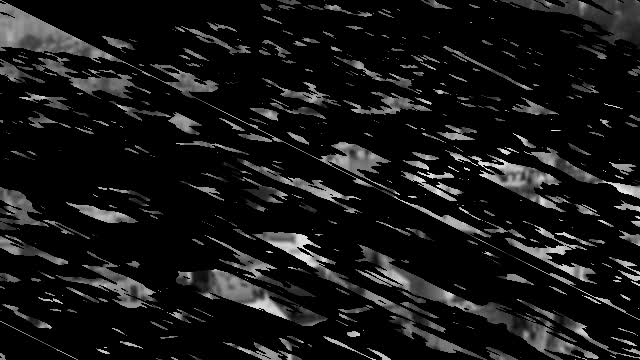
//> input picture frame 0 of GPU/videofilter/output.avi, 640 x 360 px, given in place of bourne.mp4, which was not available
$ ./videofilter   (built with g++ and OpenCV 4)
//> lines starting //> are read from the running program, lines starting //| are printed output that depends on the picture; after the words box and inside, x2 and y2 are one past the last pixel; in counts of white or black regions, pixels touching at a corner belong together; pictures that were not available may be replaced by others from this repository, and a replacement may not be noted
#include <stdio.h>
#include <stdlib.h>
#include <iostream> // for standard I/O
#include <fstream>
#include <time.h>
#include <CL/cl_ext.h>

using namespace cv;
using namespace std;
#define SHOW
int main(int, char**)
{
    VideoCapture camera("./bourne.mp4");
    if(!camera.isOpened())  // check if we succeeded
        return -1;

    const string NAME = "./output.avi";   // Form the new name with container
    int ex = static_cast<int>(CV_FOURCC('M','J','P','G'));
    Size S = Size((int) camera.get(CV_CAP_PROP_FRAME_WIDTH),    // Acquire input size
                  (int) camera.get(CV_CAP_PROP_FRAME_HEIGHT));
	//Size S =Size(1280,720);
	cout << "SIZE:" << S << endl;

    VideoWriter outputVideo;                                        // Open the output
        outputVideo.open(NAME, ex, 25, S, true);

    if (!outputVideo.isOpened())
    {
        cout  << "Could not open the output video for write: " << NAME << endl;
        return -1;
    }
	time_t start,end;
	double diff,tot;
	int count=0;
	const char *windowName = "filter";   // Name shown in the GUI window.
    #ifdef SHOW
    namedWindow(windowName); // Resizable window, might not work on Windows.
    #endif
    while (true) {
        Mat cameraFrame,displayframe;
		count=count+1;
		if(count > 299) break;
        camera >> cameraFrame;
//> cameraFrame is the input picture: 360 rows x 640 cols, CV_8UC3; min 0, max 255, mean 23.5
        Mat filterframe = Mat(cameraFrame.size(), CV_8UC3);
        Mat grayframe,edge_x,edge_y,edge,edge_inv;
    	cvtColor(cameraFrame, grayframe, CV_BGR2GRAY);
		time (&start);
    	GaussianBlur(grayframe, grayframe, Size(3,3),0,0);
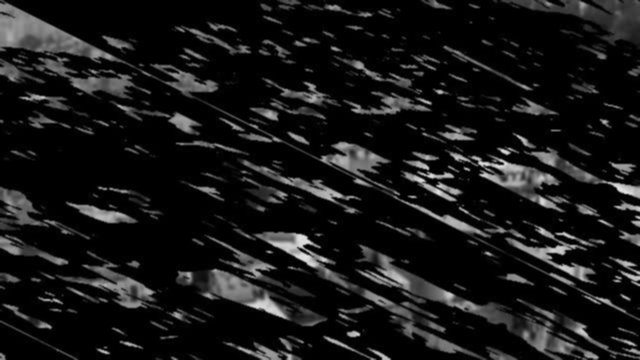
//> grayframe: 360 rows x 640 cols, CV_8UC1; min 0, max 229, mean 23.5
    	GaussianBlur(grayframe, grayframe, Size(3,3),0,0);
    	GaussianBlur(grayframe, grayframe, Size(3,3),0,0);
		Scharr(grayframe, edge_x, CV_8U, 0, 1, 1, 0, BORDER_DEFAULT );
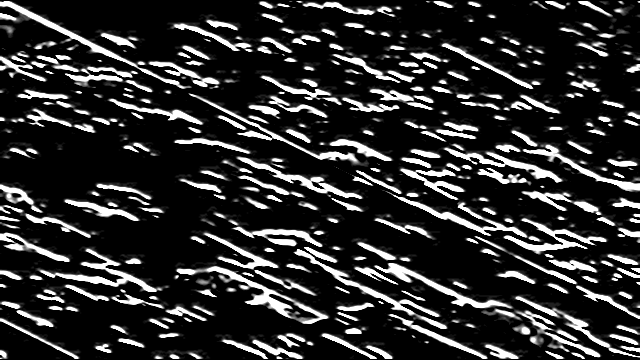
//> edge_x: 360 rows x 640 cols, CV_8UC1; min 0, max 255, mean 46.6
		Scharr(grayframe, edge_y, CV_8U, 1, 0, 1, 0, BORDER_DEFAULT );
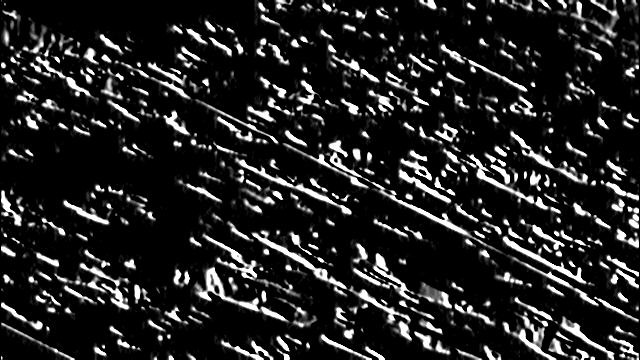
//> edge_y: 360 rows x 640 cols, CV_8UC1; min 0, max 255, mean 35.7
		addWeighted( edge_x, 0.5, edge_y, 0.5, 0, edge );
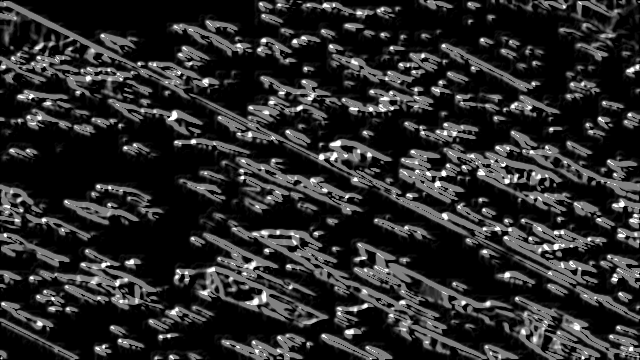
//> edge: 360 rows x 640 cols, CV_8UC1; min 0, max 255, mean 41.2
        threshold(edge, edge, 80, 255, THRESH_BINARY_INV);
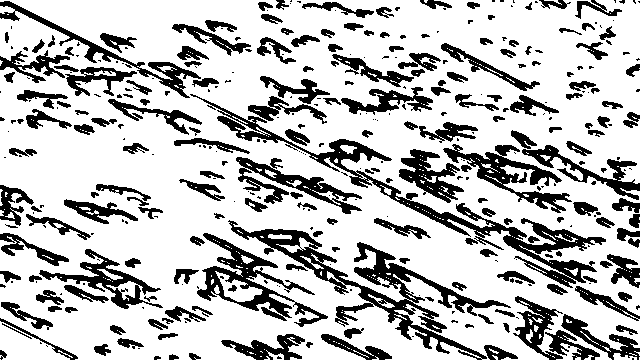
//> edge: 360 rows x 640 cols, CV_8UC1; 74.6% white; 373 black regions (179 under 20 px), largest, box (x1, y1, x2, y2) and area: (228, 220, 511, 360) 6119, (190, 94, 606, 288) 6020, (197, 233, 328, 327) 2964
		time (&end);
        cvtColor(edge, edge_inv, CV_GRAY2BGR);
    	// Clear the output image to black, so that the cartoon line drawings will be black (ie: not drawn).
    	memset((char*)displayframe.data, 0, displayframe.step * displayframe.rows);
		grayframe.copyTo(displayframe,edge);
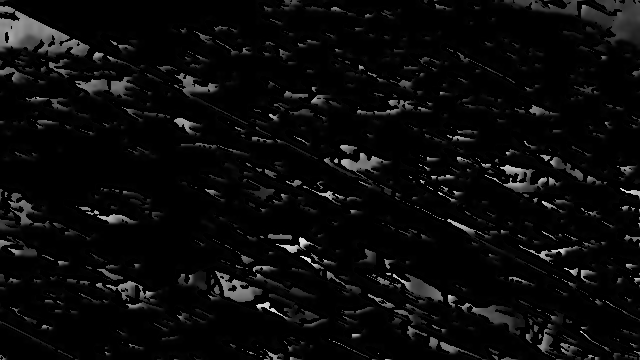
//> displayframe: 360 rows x 640 cols, CV_8UC1; min 0, max 224, mean 9.8
        cvtColor(displayframe, displayframe, CV_GRAY2BGR);
//> displayframe: 360 rows x 640 cols, CV_8UC3
		outputVideo << displayframe;
	#ifdef SHOW
        imshow(windowName, displayframe);
	#endif
		diff = difftime (end,start);
		tot+=diff;
	}
	outputVideo.release();
	camera.release();
  	printf ("FPS %.2lf .\n", 299.0/tot );

    return EXIT_SUCCESS;

}
